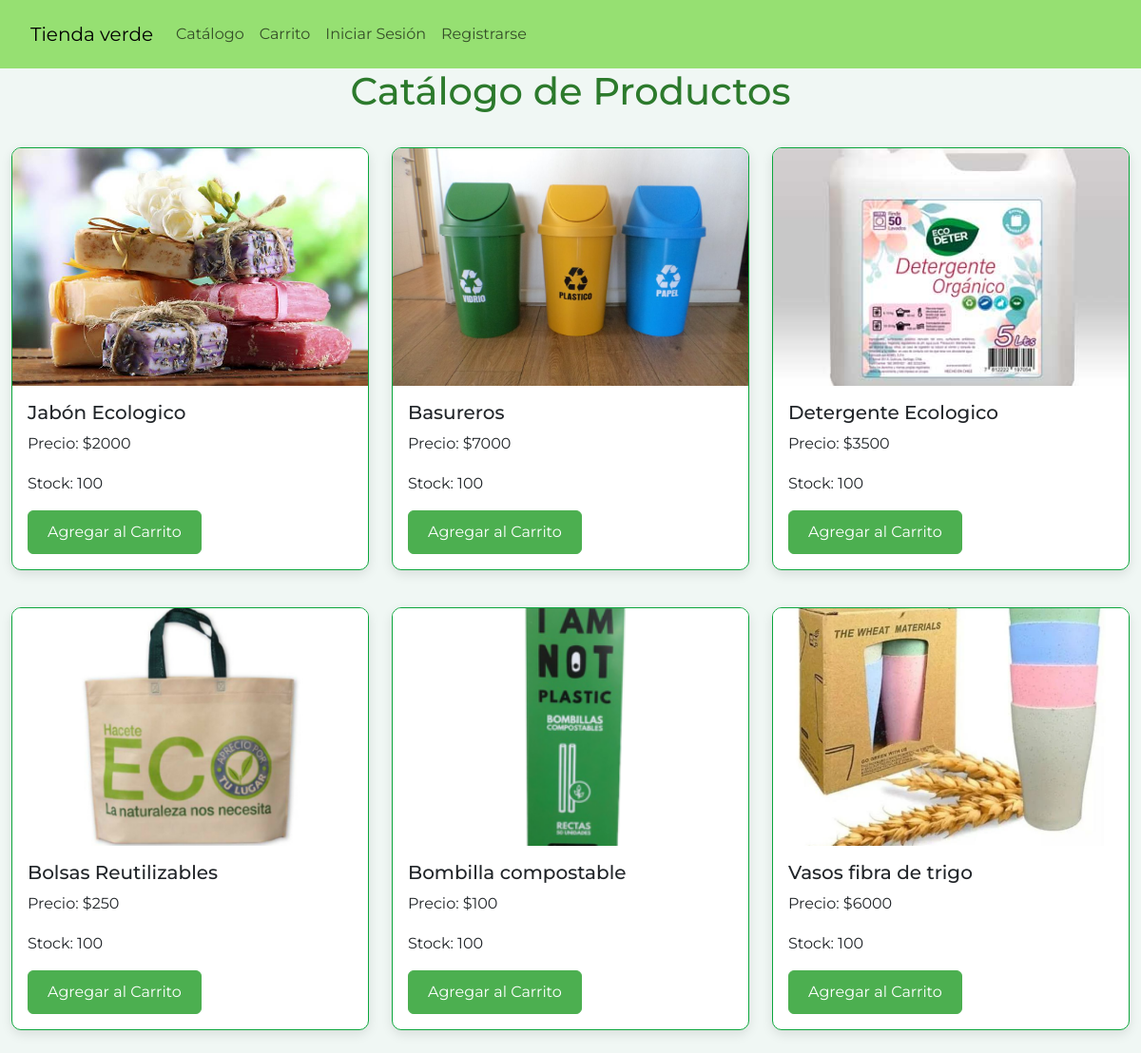
Screenshot of /catalogo/ with the database file from the repository.
### core/models.py (models this page shows, shortened)
class Producto(models.Model):
    nombre = models.CharField(max_length=20)
    valor = models.IntegerField()
    stock = models.PositiveIntegerField()
    imagen= models.ImageField(upload_to='imagenes/',null=True)

### core/views.py (the view)
# urls.py: path('catalogo/',views.catalogo,name='Catalogo_productos'),
def catalogo(request):
    productos = Producto.objects.all()
    titulo = 'Catálogo de Productos | Tienda Verde'
    data = {
        'titulo': titulo,
        'productos': productos
    }
    return render(request, 'core/catalogo.html', data)

### core/templates/core/catalogo.html
{% extends 'core/base.html' %}
{% block content %}
<h1>Catálogo de Productos</h1>
<div class="row">
    {% for producto in productos %}
    <div class="col-md-4">
        <div class="card mb-4">
            <img src="{{ producto.imagen.url }}" class="card-img-top" alt="{{ producto.nombre }}">
            <div class="card-body">
                <h5 class="card-title">{{ producto.nombre }}</h5>
                <p class="card-text">Precio: ${{ producto.valor }}</p>
                <p class="card-text">Stock: {{ producto.stock }}</p>
                <a href="{% url 'Agregar_a_carrito' producto.id %}" class="btn btn-primary">Agregar al Carrito</a>
            </div>
        </div>
    </div>
    {% empty %}
    <p>No hay productos disponibles.</p>
    {% endfor %}
</div>
{% endblock %}

### core/static/core/css/estilos.css (style rules this page uses)
* { box-sizing: border-box; font-family: "Montserrat", sans-serif; }
body { background-color: #f0f7f4; color: #333; line-height: 1.6; }
.card { width: 100%; margin: 15px 0; border: 1px solid #0ba63c; border-radius: 10px; overflow: hidden; background-color: #ffffff; box-shadow: 0 4px 12px rgba(0, 0, 0, 0.1); }
.card-img-top { height: 250px; width: 100%; object-fit: cover; }
.btn-primary { background-color: #4caf50; border-color: #4caf50; padding: 10px 20px; font-size: 1rem; }
h1 { margin-bottom: 20px; color: #2c7a2c; text-align: center; }

### rows the page displays
Producto: imagen (picture), nombre "Jabón Ecologico", valor "2000", stock "100"
Producto: imagen (picture), nombre "Basureros", valor "7000", stock "100"
Producto: imagen (picture), nombre "Detergente Ecologico", valor "3500", stock "100"
Producto: imagen (picture), nombre "Bolsas Reutilizables", valor "250", stock "100"
Producto: imagen (picture), nombre "Bombilla compostable", valor "100", stock "100"
Producto: imagen (picture), nombre "Vasos fibra de trigo", valor "6000", stock "100"
